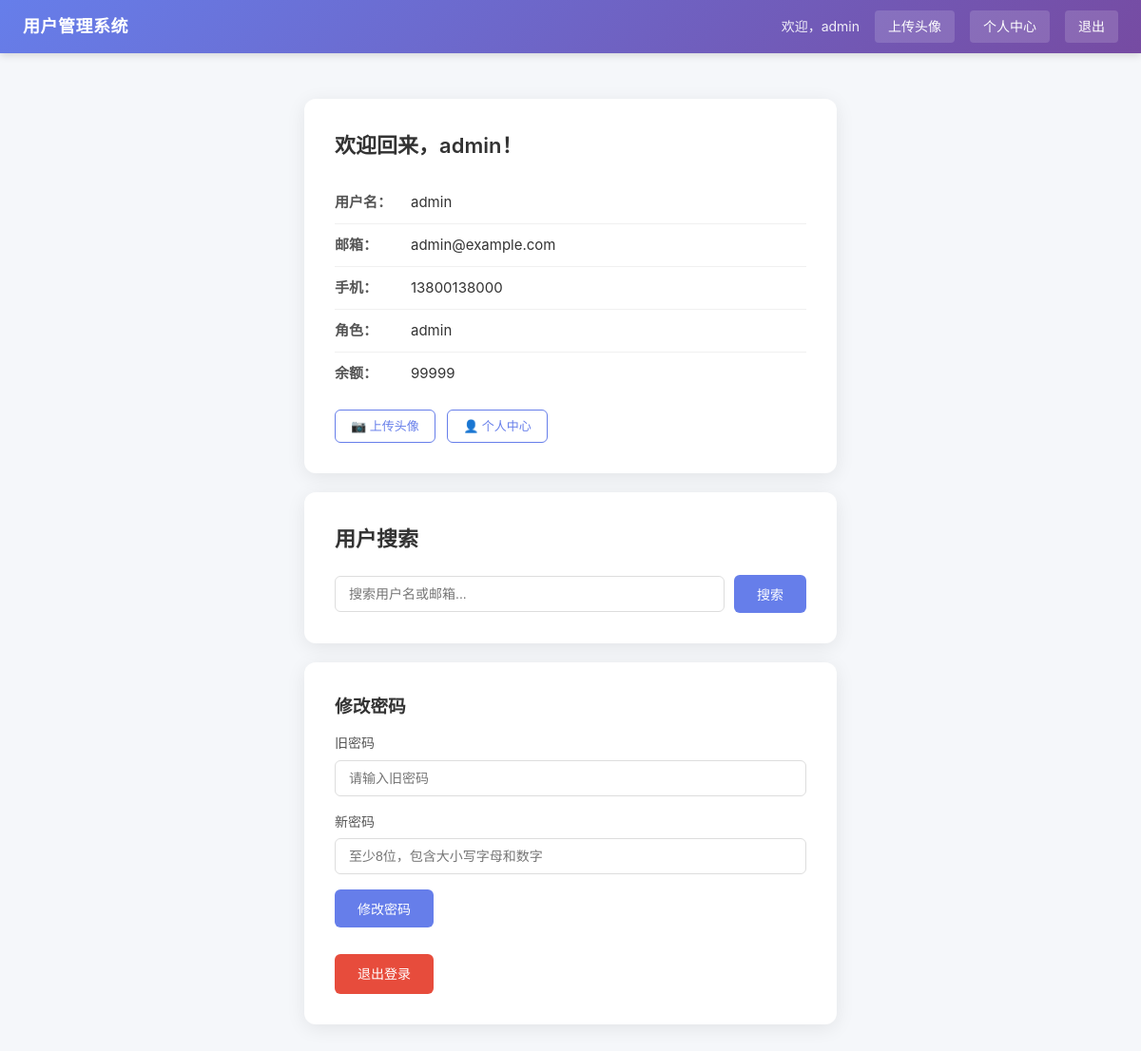
The page / (signed in) on the database its author committed.
### tables this page shows
CREATE TABLE users (
        id INTEGER PRIMARY KEY AUTOINCREMENT,
        username TEXT UNIQUE NOT NULL,
        password TEXT NOT NULL,
        email TEXT,
        phone TEXT,
        role TEXT DEFAULT 'user',
        balance INTEGER DEFAULT 0
    );

### app.py (the view, shortened to what this page needs)
@app.route("/")
def index():
    username = session.get("username")
    user_info = None
    if username:
        user_info = get_db_user(username)
    search_keyword = request.args.get("keyword", "")
    search_results = []
    return render_template("index.html", username=username, user=user_info,
                           search_results=search_results, search_keyword=search_keyword)

### app.py (called while the page is built)
def get_db_user(username):
    conn = sqlite3.connect('data/users.db')
    c = conn.cursor()
    c.execute("SELECT id, username, password, email, phone, role, balance FROM users WHERE username = ?", (username,))
    row = c.fetchone()
    conn.close()
    if row:
        return {
            'id': row[0], 'username': row[1], 'password': row[2],
            'email': row[3], 'phone': row[4], 'role': row[5], 'balance': row[6]
        }
    return None

@app.after_request
def add_security_headers(response):
    response.headers["X-Content-Type-Options"] = "nosniff"
    response.headers["X-Frame-Options"] = "DENY"
    response.headers["X-XSS-Protection"] = "1; mode=block"
    response.headers["Strict-Transport-Security"] = "max-age=31536000; includeSubDomains"
    response.headers["Content-Security-Policy"] = "default-src 'self'; img-src 'self' data:; script-src 'self' 'unsafe-inline'"
    return response

@app.before_request
def csrf_protect():
    if request.method == "POST":
        token = request.form.get("csrf_token", "")
        if not token or token != session.get("csrf_token"):
            return "CSRF Token 无效", 400

### templates/index.html (shortened to what this page needs)
<!DOCTYPE html>
<html lang="zh-CN">
<head>
    <link rel="stylesheet" href="/static/css/style.css">
</head>
<body>
    <nav class="navbar">
        <div class="nav-brand">用户管理系统</div>
        <div class="nav-menu">
            {% if username %}
            <span class="nav-welcome">欢迎，{{ username }}</span>
            <a href="/upload" class="nav-link">上传头像</a>
            <a href="/profile" class="nav-link">个人中心</a>
            <a href="/logout" class="nav-link">退出</a>
            {% else %}
            <a href="/login" class="nav-link">登录</a>
            <a href="/register" class="nav-link">注册</a>
            {% endif %}
        </div>
    </nav>
    <main class="container">
        {% if username and user %}
        <div class="card">
            <h2 class="card-title">欢迎回来，{{ username }}！</h2>
            <ul class="info-list">
                <li><span class="info-label">用户名：</span>{{ username }}</li>
                <li><span class="info-label">邮箱：</span>{{ user.email }}</li>
                <li><span class="info-label">手机：</span>{{ user.phone }}</li>
                <li><span class="info-label">角色：</span>{{ user.role }}</li>
                <li><span class="info-label">余额：</span>{{ user.balance }}</li>
            </ul>
            <div style="margin-top: 16px;">
                <a href="/upload" class="btn btn-outline" style="font-size: 13px; padding: 6px 16px;">📷 上传头像</a>
                <a href="/profile" class="btn btn-outline" style="font-size: 13px; padding: 6px 16px; margin-left: 8px;">👤 个人中心</a>
            </div>
        </div>
        <div class="card" style="margin-top: 20px;">
            <h2 class="card-title">用户搜索</h2>
            <form method="GET" action="/search" class="search-form">
                <div class="search-box">
                    <input type="text" name="keyword" class="form-input search-input" placeholder="搜索用户名或邮箱..." value="{{ search_keyword or '' }}">
                    <button type="submit" class="btn btn-primary">搜索</button>
                </div>
            </form>
        </div>
        <div class="card" style="margin-top: 20px;">
            <h3>修改密码</h3>
            <form method="POST" action="/change-password" class="password-form" style="margin-top: 12px;">
                <div class="form-group">
                    <label for="old_password">旧密码</label>
                    <input type="password" id="old_password" name="old_password" class="form-input" placeholder="请输入旧密码" required>
                </div>
                <div class="form-group">
                    <label for="new_password">新密码</label>
                    <input type="password" id="new_password" name="new_password" class="form-input" placeholder="至少8位，包含大小写字母和数字" required>
                </div>
                <button type="submit" class="btn btn-primary">修改密码</button>
            </form>
            <div style="margin-top: 16px;">
                <a href="/logout" class="btn btn-secondary">退出登录</a>
            </div>
        </div>
        {% endif %}
    </main>
</body>
</html>

### static/css/style.css (style rules this page uses)
* { margin: 0; padding: 0; box-sizing: border-box; }
body { font-family: -apple-system, BlinkMacSystemFont, "Segoe UI", Roboto, "Helvetica Neue", Arial, sans-serif; background-color: #f5f7fa; color: #333; line-height: 1.6; min-height: 100vh; }
a { text-decoration: none; color: inherit; }
ul { list-style: none; }
.navbar { display: flex; justify-content: space-between; align-items: center; padding: 0 24px; height: 56px; background: linear-gradient(135deg, #667eea 0%, #764ba2 100%); color: #fff; box-shadow: 0 2px 8px rgba(0, 0, 0, 0.15); }
.nav-brand { font-size: 18px; font-weight: 600; letter-spacing: 0.5px; }
.nav-menu { display: flex; align-items: center; gap: 16px; }
.nav-welcome { font-size: 14px; opacity: 0.9; }
.nav-link { font-size: 14px; padding: 6px 14px; border-radius: 4px; background: rgba(255, 255, 255, 0.15); transition: background 0.2s; }
.container { max-width: 600px; margin: 48px auto; padding: 0 20px; }
.card { background: #fff; border-radius: 12px; padding: 32px; box-shadow: 0 4px 20px rgba(0, 0, 0, 0.08); }
.card-title { font-size: 22px; font-weight: 600; margin-bottom: 20px; color: #333; }
.form-group { margin-bottom: 16px; }
.form-group label { display: block; margin-bottom: 6px; font-size: 14px; font-weight: 500; color: #555; }
.form-input { width: 100%; padding: 10px 14px; border: 1px solid #ddd; border-radius: 6px; font-size: 14px; outline: none; transition: border-color 0.2s; }
.btn { display: inline-block; padding: 10px 24px; border: none; border-radius: 6px; font-size: 14px; font-weight: 500; cursor: pointer; transition: background 0.2s, transform 0.1s; }
.btn-primary { background: #667eea; color: #fff; }
.btn-secondary { background: #e74c3c; color: #fff; margin-top: 12px; }
.btn-outline { background: transparent; color: #667eea; border: 1.5px solid #667eea; }
.info-list li { padding: 10px 0; border-bottom: 1px solid #f0f0f0; font-size: 15px; }
.info-list li:last-child { border-bottom: none; }
.info-label { font-weight: 600; color: #555; display: inline-block; min-width: 80px; }
.search-box { display: flex; gap: 10px; align-items: center; }
.search-input { flex: 1; }

### rows shown on the page
users: email "admin@example.com", phone "13800138000", role "admin", balance "99999"

### other values the page prints
{{ username }} "admin"
